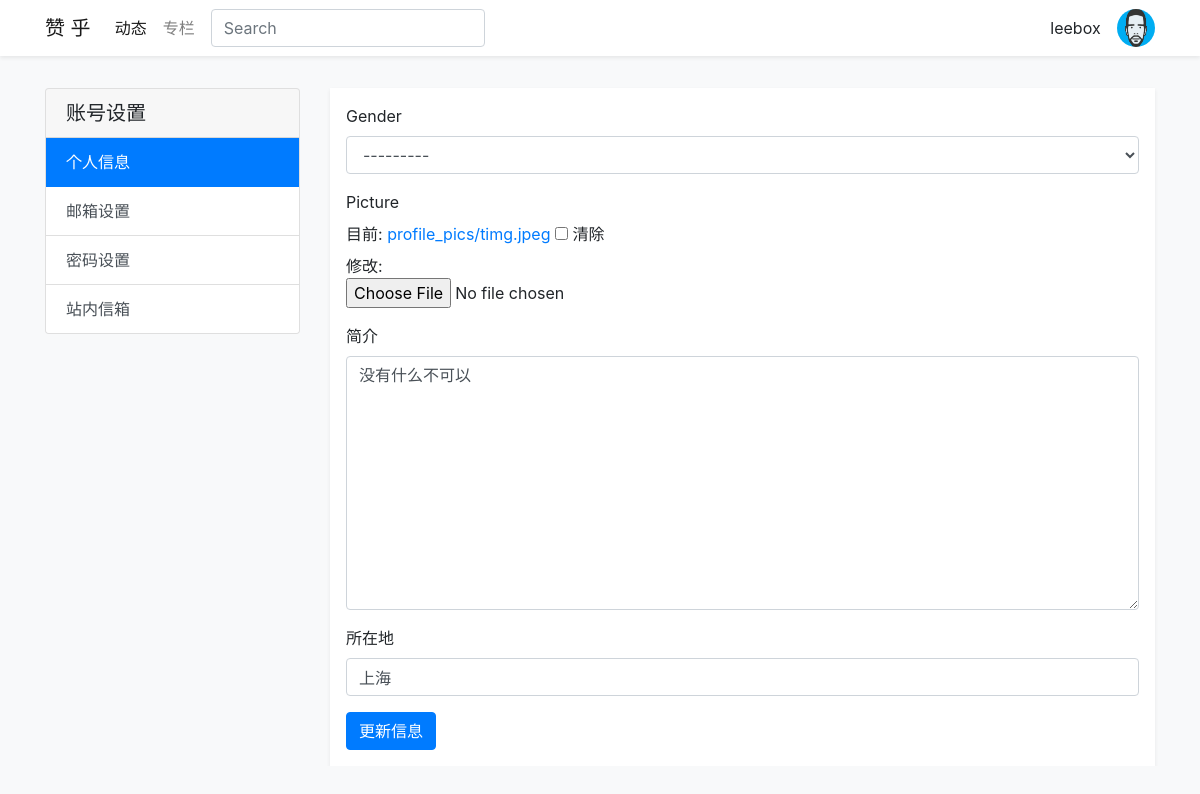
The app's page /user/leebox/setting/ (signed in) with its own data.
### zanhu/user/models.py (models this page shows, shortened)
class User(AbstractUser):
    location = models.CharField(_('所在地'), max_length=50, null=True, blank=True)
    introduction = models.TextField(_('简介'), max_length=50, null=True, blank=True)
    picture = ImageField(_('头像'), upload_to='profile_pics/', null=True, blank=True)
    update_at = models.DateTimeField(_('更新时间'), auto_now=timezone.now, )
    gender_choices = (
        (u'M', u'男'),
        (u'F', u'女'),
    )
    gender = models.CharField(max_length=2, choices=gender_choices, null=True, blank=True)
    class Meta:
        verbose_name = _('user')
        verbose_name_plural = verbose_name

### zanhu/user/views.py (the view, shortened to what this page needs)
# urls.py: path('<username>/setting/', views.UserUpdateDetail.as_view(), name='setting_page'),
class UserUpdateDetail(LoginRequiredMixin, UpdateView):
    model = User
    template_name = 'user/setting.html'
    slug_field = 'username'
    slug_url_kwarg = slug_field
    fields = ['gender', 'picture', 'introduction', 'location']

### zanhu/templates/user/setting.html (shortened to what this page needs)
{% extends '../base.html' %}
{% load thumbnail %}
{% load crispy_forms_tags %}
{% block content %}
<main role="main" class="container pt-2">
    <div class="row pt-4">
        <div class="col-3">
            <div class="card">
                <div class="card-header">
                    <h5 class="mb-0 card-title">账号设置</h5>
                </div>
                <ul class="list-group list-group-flush">
                    <a href="{% url 'user:setting_page' request.user.username %}" class="active list-group-item-action list-group-item">个人信息</a>
                    <a href="{% url 'account_email' %}" class="list-group-item-action list-group-item">邮箱设置</a>
                    <a href="{% url 'account_change_password' %}" class="list-group-item-action list-group-item">密码设置</a>
                    <a href="#" class="list-group-item-action list-group-item">站内信箱</a>
                </ul>
            </div>
        </div>
        <div class="col-9">
            <div class="bg-white shadow-sm p-3">
                <form method="post" action="{%  url 'user:setting_page' request.user.username %}"
                      enctype="multipart/form-data">
                {{ form |crispy }}
                <button type="submit" class="btn btn-primary">更新信息</button>
                </form>
            </div>
        </div>
    </div>
</main>
{% endblock %}

### zanhu/templates/base.html (shortened to what this page needs)
{% load static %}
{% load thumbnail %}
<!DOCTYPE html>
<html>
<head>
    <link rel="stylesheet" href="{% static 'css/bootstrap.min.css' %}" />
    <link rel="stylesheet" href="{% static 'css/custom.css' %}" />
    <link rel="stylesheet" href="{% static 'css/iconfont.css' %}">
</head>
<body class="bg-light">
<nav class="navbar navbar-expand-lg navbar-light bg-white shadow-sm bg-light nav-underline">
    <div class="container">
      <a class="navbar-brand" href="{% url 'tweet:index_page' %}">赞 乎</a>
      <div class="collapse navbar-collapse" id="navbarTogglerDemo02">
          <form class="form-inline mr-auto   my-2 my-lg-0 order-md-1">
          <input class="form-control mr-sm-2" type="search" placeholder="Search">
        </form>
        <ul class="navbar-nav mt-2 mt-lg-0 order-md-0 mr-2" >
          <li class="nav-item active">
            <a class="nav-link" href="{% url 'tweet:index_page' %}">动态 <span class="sr-only">(current)</span></a>
          </li>
            <li class="nav-item">
            <a class="nav-link" href="{% url 'post:post_list' %}">专栏 <span class="sr-only">(current)</span></a>
          </li>
        </ul>
        {% if user.is_authenticated %}
        <ul class="navbar-nav ml-auto mt-2 mt-lg-0 order-md-2">
            <li class="nav-item d-flex align-items-center mr-3">{{ user.username }}</li>
          <li class="nav-item d-flex align-items-center">
                {% if user.picture %}
                    {% thumbnail user.picture "56x56" crop="center" as im %}
                        <a id="dropdownMenuLink" data-toggle="dropdown" aria-haspopup="true" aria-expanded="false">
                            <img class="navbar-avatar  rounded-circle" src="{{ im.url }}"
                             width="{{ im.width }}" height="{{ im.height }}">
                        </a>
                    {% endthumbnail %}
                {% else %}
                    <a id="dropdownMenuLink" data-toggle="dropdown" aria-haspopup="true"
                       aria-expanded="false">
                        <img class="navbar-avatar  rounded-circle"
                             src="/media/profile_pics/default.jpg"  width="56" height="56">
                    </a>
                {% endif %}
          </li>
        </ul>
        {% endif %}
      </div>
    </div>
</nav>
{%  block content %}
{% endblock %}
</body>
</html>

### zanhu/static/css/custom.css (style rules this page uses)
html { overflow-y: scroll; }
:root { overflow-y: auto; overflow-x: hidden; }
:root body { position: absolute; }
body { width: 100vw; overflow: hidden; }
.nav-underline .active { font-weight: 500; color: #343a40; }
.navbar-avatar { height: 2.4rem; width: 2.4rem; }

### records on screen
User: username "leebox", gender "---------", introduction "没有什么不可以", location "上海"
